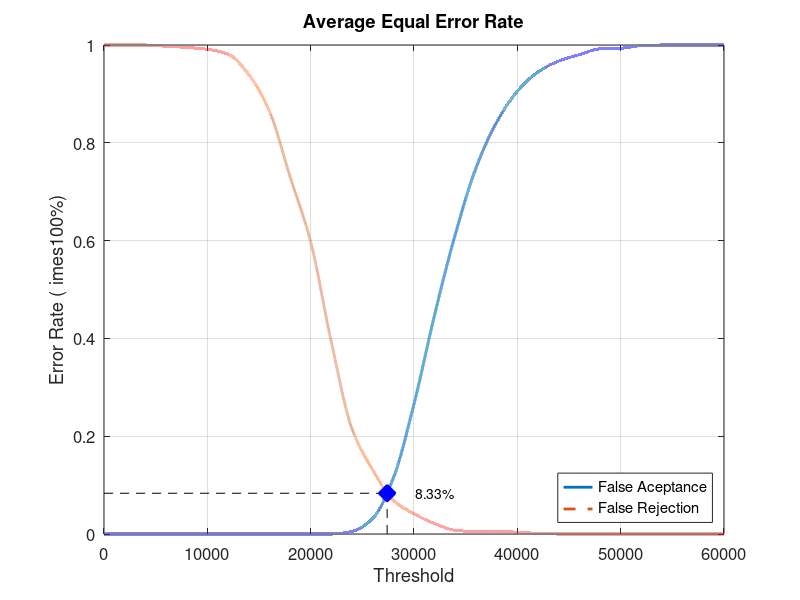
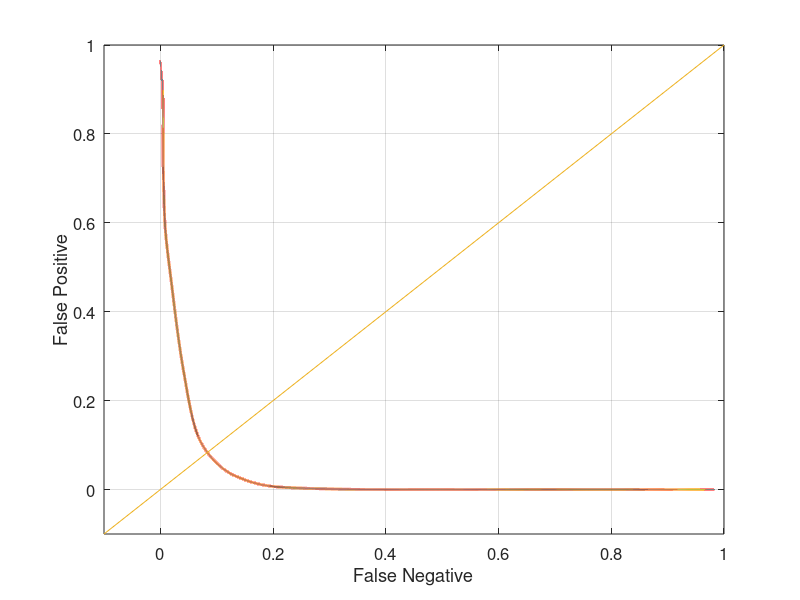

Source code (MATLAB) for these figures, in order:
close all;
clear;
clc;
x = 0:2000:60000;
xq = 0:0.5:60000;

y0 = [0 0 0 0 0 0 0 0 0 0 0 0 0.00526316 0.0315789 0.114474 0.265789 0.448684 0.613158 0.748684 0.842105 0.905263 0.944737 0.967105 0.980263 0.992105 0.993421 0.998684 1 1 1 1]
yy0 = interp1(x, y0, xq, 'pchip');
y1 = [1 1 1 0.9975 0.995 0.99125 0.98125 0.94 0.865 0.73125 0.5975 0.3925 0.215 0.13125 0.06875 0.04125 0.02125 0.0075 0.005 0.005 0.00375 0.00125 0 0 0 0 0 0 0 0 0]
yy1 = interp1(x, y1, xq, 'pchip');

% Calculating EER: 
y2 = abs(y0 - y1);
find(y2 == min(y2))
yy2 = abs(yy0 - yy1);
xEER = find(yy2 == min(yy2));
xEERIndex = xq(xEER) % X-axis EER
yEER = yy0(xEER) % Y-axis EER

main = figure
plot(xq, yy0,'-','LineWidth', 2);	hold on
plot(xq, yy1,'--','LineWidth', 2);	hold on
plot([xEERIndex xEERIndex], [0 yEER], 'k--');	hold on
plot([0 xEERIndex], [yEER yEER], 'k--');	hold on
plot(xEERIndex, yEER, 'bx', 'LineWidth', 10);	hold on
text(xEERIndex + 10 * xEERIndex / 100, yEER, [num2str(round((10000 * yEER)) / 100) '%'])
legend('False Aceptance', 'False Rejection', 'Location', 'SouthEast')
xlabel('Threshold')
ylabel('Error Rate (	imes100%)')
title('Average Equal Error Rate')
set(gca, 'FontSize', 12)
axis([0 60000 0 1])
grid on

print(main, 'Experiment5AverageMain', '-dpng');
FNRxFPR = figure('Color', [1 1 1]);
plot(yy1, yy0, '-', yy1, yy0, 'LineWidth', 2);
hold on
y = -0.1:0.1:1
plot(y, y); 
set(gca, 'FontSize', 12)
xlabel('False Negative')
ylabel('False Positive')
axis([-0.1 1 -0.1 1])
set(gca, 'FontSize', 12)
grid on

print(FNRxFPR, 'Experiment5AverageFNRxFPR','-dpng');
